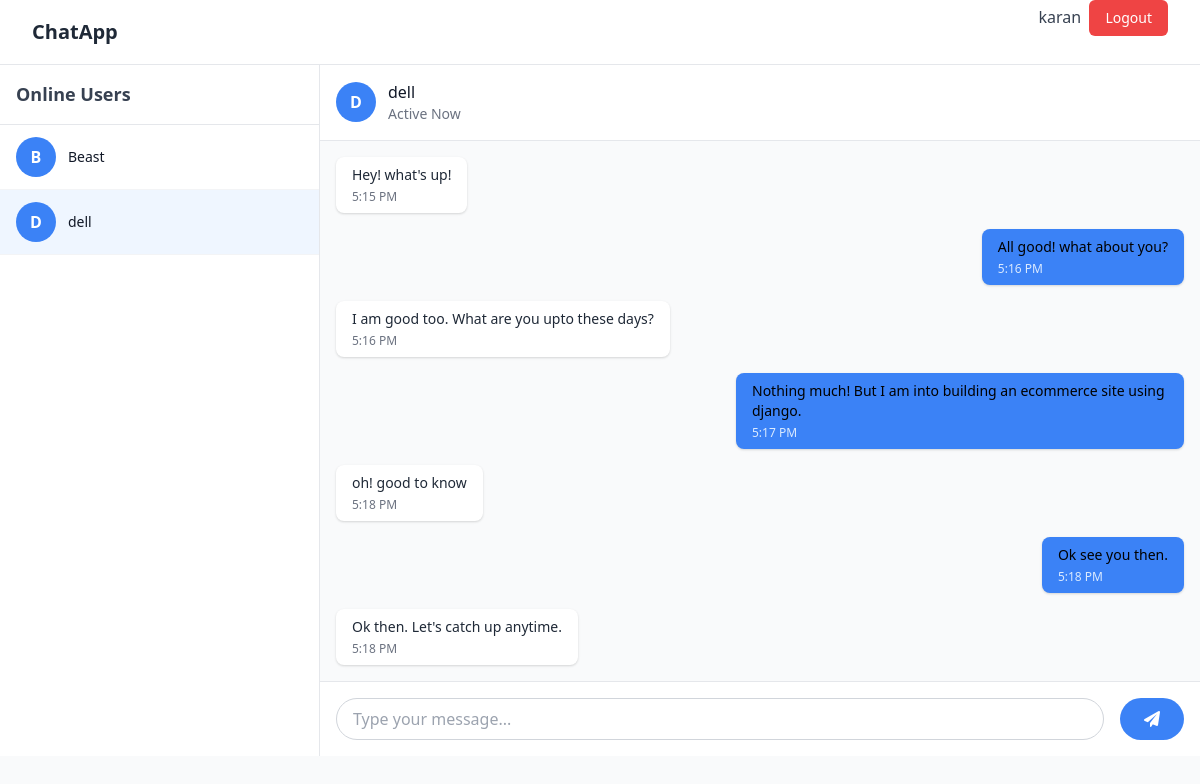
The page /chat/chat/dell/ (signed in) on the database its author committed.
### chat/models.py (models this page shows, shortened)
class ChatMessage(models.Model):
    sender = models.ForeignKey(User, related_name='sent_messages', on_delete=models.CASCADE)
    receiver = models.ForeignKey(User, related_name='received_messages', on_delete=models.CASCADE)
    message = models.TextField()
    timestamp = models.DateTimeField(auto_now_add=True)
    is_read = models.BooleanField(default=False)
    class Meta:
        ordering = ['timestamp']

### chat/views.py (the view)
# urls.py: path('chat/<str:username>/', views.chat_room, name='chat_room'),
@login_required
def chat_room(request, username):
    users = User.objects.exclude(id=request.user.id)
    other_user = User.objects.get(username=username)
    messages = ChatMessage.objects.filter(
        (Q(sender=request.user, receiver=other_user)) | (Q(sender=other_user, receiver=request.user))
    ).order_by('timestamp')
    return render(request, 'chat/room.html', {
        'other_user': other_user,
        'messages': messages,
        'users': users,
    })

### chat/templates/chat/room.html (shortened to what this page needs)
{% extends 'base.html' %}
{% load static %}
{% block content %}
<div class="flex h-[calc(100vh-4rem)]">
    <div class="w-80 bg-white border-r border-gray-200 flex flex-col">
        <div class="p-4 border-b border-gray-200">
            <h2 class="text-lg font-semibold text-gray-700">Online Users</h2>
        </div>
        <div class="flex-1 overflow-y-auto">
            {% for user in users %}
            <a href="{% url 'chat_room' user.username %}"
               class="flex items-center px-4 py-3 hover:bg-gray-50 transition duration-150 border-b border-gray-100 {% if user == other_user %}bg-blue-50{% endif %}">
                <div class="w-10 h-10 bg-blue-500 rounded-full flex items-center justify-center text-white font-semibold">
                    {{ user.username|make_list|first|upper }}
                </div>
                <div class="ml-3">
                    <p class="text-sm font-medium text-gray-900">{{ user.username }}</p>
                </div>
            </a>
            {% endfor %}
        </div>
    </div>
    <div class="flex-1 flex flex-col bg-gray-50">
        <div class="bg-white border-b border-gray-200 p-4 flex items-center">
            <div class="w-10 h-10 bg-blue-500 rounded-full flex items-center justify-center text-white font-semibold">
                {{ other_user.username|make_list|first|upper }}
            </div>
            <div class="ml-3">
                <p class="font-medium text-gray-900">{{ other_user.username }}</p>
                <p class="text-sm text-gray-500">Active Now</p>
            </div>
        </div>
        <div id="chat-messages" class="flex-1 overflow-y-auto p-4 space-y-4">
            {% if messages %}
            {% for message in messages %}
                <div class="flex {% if message.sender == request.user %}justify-end{% endif %}">
                    <div class="max-w-xs lg:max-w-md {% if message.sender == request.user %}bg-blue-500 text-black{% else %}bg-white text-gray-800{% endif %} rounded-lg px-4 py-2 shadow">
                        <p class="text-sm">{{ message.message }}</p>
                        <p class="text-xs mt-1 {% if message.sender == request.user %}text-blue-100{% else %}text-gray-500{% endif %}">
                            {{ message.timestamp|date:"g:i A" }}
                        </p>
                    </div>
                </div>
            {% endfor %}
            {% else %}
                <p>Let's start a conversation!</p>
            {% endif %}
        </div>
        <div class="bg-white border-t border-gray-200 p-4">
            <form id="chat-form" class="flex space-x-4">
                <input type="text" id="chat-message-input"
                       class="flex-1 rounded-full border border-gray-300 px-4 py-2 focus:outline-none focus:border-blue-500"
                       placeholder="Type your message...">
                <button title="button" type="submit" class="bg-blue-500 hover:bg-blue-600 text-white rounded-full px-6 py-2 transition duration-150">
                    <i class="fa fa-paper-plane"></i>
                </button>
            </form>
        </div>
    </div>
</div>
{% endblock %}

### templates/base.html (shortened to what this page needs)
<!DOCTYPE html>
<html lang="en">
<head>
    <link href="https://cdnjs.cloudflare.com/ajax/libs/tailwindcss/2.2.19/tailwind.min.css" rel="stylesheet">
    <link href="https://cdnjs.cloudflare.com/ajax/libs/font-awesome/6.0.0/css/all.min.css" rel="stylesheet">
</head>
<body class="bg-gray-50">
    <header>{% include 'navbar.html' %}</header>
    <main>
        <div class="pt-16">
        {% block content %} {% endblock %}
        </div>
    </main>
</body>
</html>

### templates/navbar.html (shortened to what this page needs)
<nav class="bg-white border-b border-gray-200 fixed w-full z-50">
    <div class="max-w-7xl mx-auto px-4 sm:px-6 lg:px-8">
        <div class="flex justify-between h-16">
            <div class="flex items-center">
                <span class="text-xl font-bold text-gray-800">ChatApp</span>
            </div>
            {% if user.is_authenticated %}
            <form method="post" action="{% url 'logout' %}">
                <span class="text-gray-700">{{ user.username }}</span>&nbsp;
                <button type="submit" class="bg-red-500 hover:bg-red-600 text-white px-4 py-2 rounded-md text-sm font-medium transition duration-150">
                    Logout
                </button>
            </form>
            {% endif %}
        </div>
    </div>
</nav>

### rows shown on the page
ChatMessage: message "Hey! what's up!", timestamp "5:15 PM"
ChatMessage: message "All good! what about you?", timestamp "5:16 PM"
ChatMessage: message "I am good too. What are you upto these days?", timestamp "5:16 PM"
ChatMessage: message "Nothing much! But I am into building an ecommerce site using django.", timestamp "5:17 PM"
ChatMessage: message "oh! good to know", timestamp "5:18 PM"
ChatMessage: message "Ok see you then.", timestamp "5:18 PM"
ChatMessage: message "Ok then. Let's catch up anytime.", timestamp "5:18 PM"

### other values the page prints
{{ user.username }} "karan"
{{ user.username|make_list|first|upper }} "B"
{{ user.username }} "Beast"
{{ user.username|make_list|first|upper }} "D"
{{ user.username }} "dell"
{{ other_user.username|make_list|first|upper }} "D"
{{ other_user.username }} "dell"
